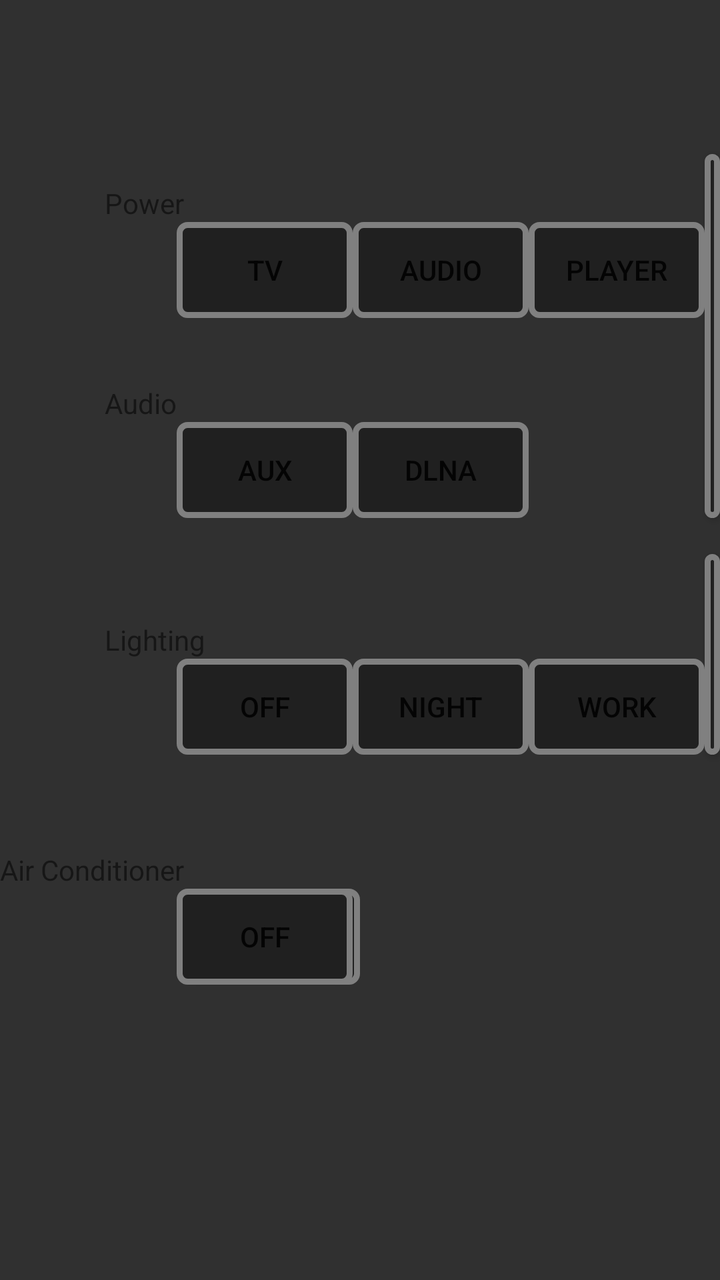
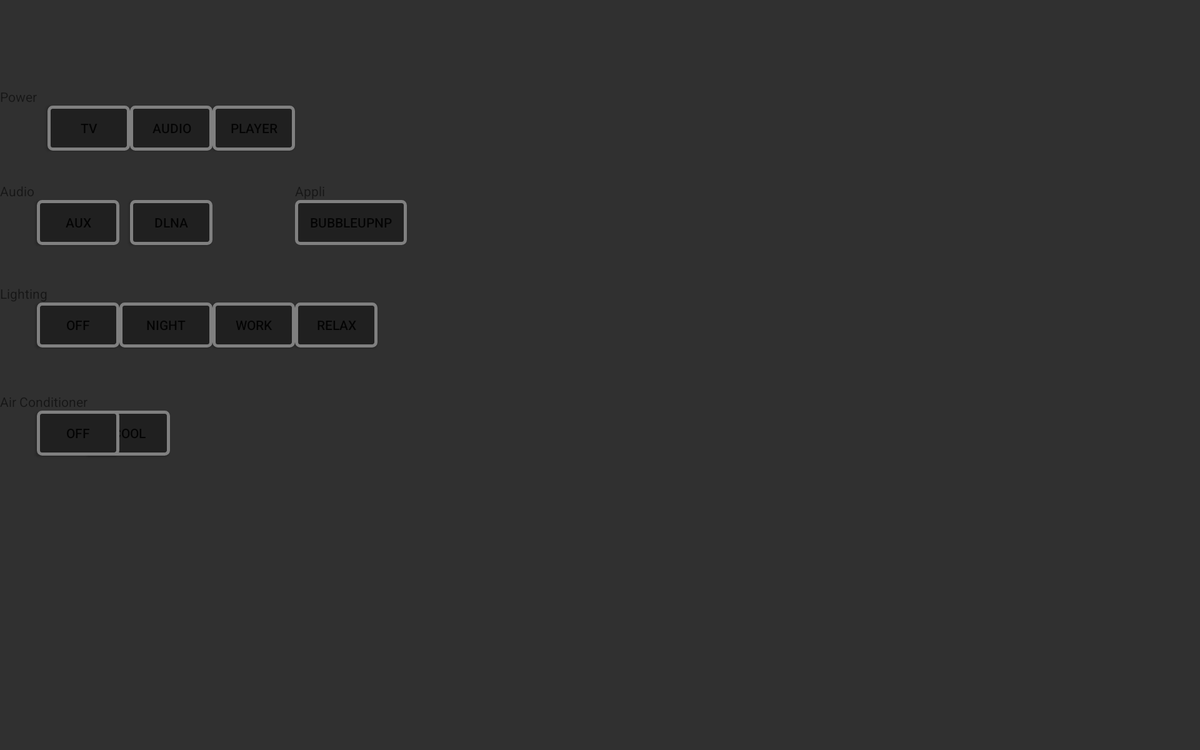

Compare how this app lays out the same screen by default and in its alternative resource folder. The renders come first, then the two layout files and the values they reference.
<!-- AndroidManifest.xml: application theme AppTheme -->
<!-- res/layout/fragment_text.xml -->
<RelativeLayout xmlns:android="http://schemas.android.com/apk/res/android"
    xmlns:tools="http://schemas.android.com/tools" android:layout_width="match_parent"
    android:layout_height="match_parent"
    android:background="@color/background_material_dark">

    <Button
        android:layout_width="wrap_content"
        android:layout_height="wrap_content"
        android:text="Audio"
        android:id="@+id/Button_Ceol_Power"
        android:layout_alignBottom="@+id/ButtonSharpBDKey1"
        android:layout_toRightOf="@+id/ButtonSharpBDKey1"
        android:layout_toEndOf="@+id/ButtonSharpBDKey1"
        android:elegantTextHeight="false"
        android:background="@drawable/button_usual" />

    <Button
        android:layout_width="wrap_content"
        android:layout_height="wrap_content"
        android:text="Player"
        android:id="@+id/Button_LS700_Power"
        android:layout_alignBottom="@+id/Button_Ceol_Power"
        android:layout_toRightOf="@+id/Button_Ceol_Power"
        android:layout_toEndOf="@+id/Button_Ceol_Power"
        android:background="@drawable/button_usual" />

    <Button
        android:layout_width="wrap_content"
        android:layout_height="wrap_content"
        android:text="DLNA"
        android:id="@+id/Button_Ceol_DLNA"
        android:layout_alignBottom="@+id/Button_Ceol_AUX"
        android:layout_toRightOf="@+id/Button_Ceol_AUX"
        android:layout_toLeftOf="@+id/Button_LS700_Power"
        android:layout_toStartOf="@+id/Button_LS700_Power"
        android:background="@drawable/button_usual" />

    <Button
        android:layout_width="wrap_content"
        android:layout_height="wrap_content"
        android:text="Night"
        android:id="@+id/Button_SHLight_Night"
        android:layout_alignBottom="@+id/Button_SHLight_Off"
        android:layout_toRightOf="@+id/Button_SHLight_Off"
        android:layout_alignRight="@+id/Button_Ceol_DLNA"
        android:layout_alignEnd="@+id/Button_Ceol_DLNA"
        android:background="@drawable/button_usual" />

    <Button
        android:layout_width="wrap_content"
        android:layout_height="wrap_content"
        android:text="Work"
        android:id="@+id/Button_SHLight_Work"
        android:layout_alignBottom="@+id/Button_SHLight_Night"
        android:layout_toRightOf="@+id/Button_SHLight_Night"
        android:layout_alignRight="@+id/Button_LS700_Power"
        android:layout_alignEnd="@+id/Button_LS700_Power"
        android:background="@drawable/button_usual" />

    <Button
        android:layout_width="wrap_content"
        android:layout_height="wrap_content"
        android:text="Relax"
        android:id="@+id/Button_SHLight_Relax"
        android:layout_alignBottom="@+id/Button_SHLight_Work"
        android:layout_toRightOf="@+id/Button_SHLight_Work"
        android:layout_toEndOf="@+id/Button_SHLight_Work"
        android:background="@drawable/button_usual" />

    <TextView
        android:layout_width="wrap_content"
        android:layout_height="wrap_content"
        android:text="Air Conditioner"
        android:id="@+id/textView4"
        android:layout_below="@+id/Button_SHLight_Off"
        android:layout_alignParentLeft="true"
        android:layout_alignParentStart="true"
        android:layout_marginTop="48dp" />

    <Button
        android:layout_width="wrap_content"
        android:layout_height="wrap_content"
        android:text="Cool"
        android:id="@+id/Button_PanaAir_Cool"
        android:layout_alignBottom="@+id/Button_PanaAir_Off"
        android:layout_toRightOf="@+id/textView4"
        android:layout_toEndOf="@+id/textView4"
        android:background="@drawable/button_usual" />

    <TextView
        android:layout_width="wrap_content"
        android:layout_height="wrap_content"
        android:text="Appli"
        android:id="@+id/textView5"
        android:layout_alignBottom="@+id/textView2"
        android:layout_toRightOf="@+id/Button_LS700_Power"
        android:layout_toEndOf="@+id/Button_LS700_Power" />

    <Button
        android:layout_width="wrap_content"
        android:layout_height="wrap_content"
        android:text="BubbleUPNP"
        android:id="@+id/Button_BUPNP"
        android:layout_alignBottom="@+id/Button_Ceol_DLNA"
        android:layout_alignLeft="@+id/textView5"
        android:layout_alignStart="@+id/textView5"
        android:background="@drawable/button_usual" />

    <Button
            android:layout_width="wrap_content"
            android:layout_height="wrap_content"
            android:text="TV"
            android:id="@+id/ButtonSharpBDKey1"
            android:layout_gravity="center_horizontal|top"
        android:background="@drawable/button_usual"
        android:layout_below="@+id/textView"
        android:layout_toEndOf="@+id/textView2" />

    <Button
        android:layout_width="wrap_content"
        android:layout_height="wrap_content"
        android:text="AUX"
        android:id="@+id/Button_Ceol_AUX"
        android:background="@drawable/button_usual"
        android:layout_below="@+id/textView2"
        android:layout_toEndOf="@+id/textView2" />

    <Button
        android:layout_width="wrap_content"
        android:layout_height="wrap_content"
        android:text="Off"
        android:id="@+id/Button_SHLight_Off"
        android:background="@drawable/button_usual"
        android:layout_below="@+id/textView3"
        android:layout_alignStart="@+id/Button_Ceol_AUX" />

    <Button
        android:layout_width="wrap_content"
        android:layout_height="wrap_content"
        android:text="Off"
        android:id="@+id/Button_PanaAir_Off"
        android:background="@drawable/button_usual"
        android:layout_below="@+id/textView4"
        android:layout_alignStart="@+id/Button_SHLight_Off" />

    <TextView
        android:layout_width="wrap_content"
        android:layout_height="wrap_content"
        android:text="Power"
        android:id="@+id/textView"
        android:focusable="false"
        android:layout_marginTop="92dp"
        android:layout_alignParentTop="true"
        android:layout_alignEnd="@+id/textView4" />

    <TextView
        android:layout_width="wrap_content"
        android:layout_height="wrap_content"
        android:text="Lighting"
        android:id="@+id/textView3"
        android:layout_centerVertical="true"
        android:layout_alignStart="@+id/textView" />

    <TextView
        android:layout_width="wrap_content"
        android:layout_height="wrap_content"
        android:text="Audio"
        android:id="@+id/textView2"
        android:layout_marginTop="33dp"
        android:layout_below="@+id/ButtonSharpBDKey1"
        android:layout_alignStart="@+id/textView" />

</RelativeLayout>
<!-- resources referenced by this layout -->
<resources>
  <!-- drawable button_usual (drawable) -->
  <?xml version="1.0" encoding="utf-8"?>
  <selector xmlns:android="http://schemas.android.com/apk/res/android">
      
      <item android:state_pressed="false">
          
          <shape android:shape="rectangle">
              
              <solid android:color="#ff202020"/>
              
              <stroke android:width="3dp" android:color="#ff808080"/>
              
              <corners android:radius="4dp"/>
              
              <padding android:top="8dp" android:left="16dp" android:bottom="8dp" android:right="16dp"/>
          </shape>
      </item>
      
      <item android:state_pressed="true">
          <shape android:shape="rectangle">
              <solid android:color="#ff007799"/>
              <corners android:radius="4dp"/>
              <padding android:top="8dp" android:left="16dp" android:bottom="8dp" android:right="16dp"/>
          </shape>
      </item>
  </selector>
  <style name="AppTheme" parent="Theme.AppCompat.Light.NoActionBar">
          
      <item name="colorPrimaryDark">@color/statusBarColor</item>
      <item name="colorPrimary">@color/toolBarColor</item>
      <item name="android:windowTranslucentStatus">true</item>
      </style>
  <color name="statusBarColor">#4169E1</color>
  <color name="toolBarColor">#4682B4</color>
</resources>
<!-- res/layout-xlarge/fragment_text.xml (the repository's variant of the layout above) -->
<!-- drawn on a large tablet held sideways -->
<RelativeLayout xmlns:android="http://schemas.android.com/apk/res/android"
    xmlns:tools="http://schemas.android.com/tools" android:layout_width="match_parent"
    android:layout_height="match_parent"
    android:background="@color/background_material_dark">

    <TextView
        android:layout_width="wrap_content"
        android:layout_height="wrap_content"
        android:text="Power"
        android:id="@+id/textView"
        android:focusable="false"
        android:layout_marginTop="93dp"
        android:layout_alignParentTop="true"
        android:layout_alignParentStart="true" />

    <Button
        android:layout_width="wrap_content"
        android:layout_height="wrap_content"
        android:text="Audio"
        android:id="@+id/Button_Ceol_Power"
        android:layout_alignBottom="@+id/ButtonSharpBDKey1"
        android:layout_toRightOf="@+id/ButtonSharpBDKey1"
        android:layout_toEndOf="@+id/ButtonSharpBDKey1"
        android:elegantTextHeight="false"
        android:background="@drawable/button_usual" />

    <Button
        android:layout_width="wrap_content"
        android:layout_height="wrap_content"
        android:text="Player"
        android:id="@+id/Button_LS700_Power"
        android:layout_alignBottom="@+id/Button_Ceol_Power"
        android:layout_toRightOf="@+id/Button_Ceol_Power"
        android:layout_toEndOf="@+id/Button_Ceol_Power"
        android:background="@drawable/button_usual" />

    <TextView
        android:layout_width="wrap_content"
        android:layout_height="wrap_content"
        android:text="Audio"
        android:id="@+id/textView2"
        android:layout_below="@+id/ButtonSharpBDKey1"
        android:layout_alignParentLeft="true"
        android:layout_alignParentStart="true"
        android:layout_marginTop="33dp" />

    <Button
        android:layout_width="wrap_content"
        android:layout_height="wrap_content"
        android:text="DLNA"
        android:id="@+id/Button_Ceol_DLNA"
        android:layout_alignBottom="@+id/Button_Ceol_AUX"
        android:layout_toRightOf="@+id/Button_Ceol_AUX"
        android:layout_toLeftOf="@+id/Button_LS700_Power"
        android:layout_toStartOf="@+id/Button_LS700_Power"
        android:background="@drawable/button_usual" />

    <TextView
        android:layout_width="wrap_content"
        android:layout_height="wrap_content"
        android:text="Lighting"
        android:id="@+id/textView3"
        android:layout_below="@+id/Button_Ceol_AUX"
        android:layout_alignParentLeft="true"
        android:layout_alignParentStart="true"
        android:layout_marginTop="42dp" />

    <Button
        android:layout_width="wrap_content"
        android:layout_height="wrap_content"
        android:text="Night"
        android:id="@+id/Button_SHLight_Night"
        android:layout_alignBottom="@+id/Button_SHLight_Off"
        android:layout_toRightOf="@+id/Button_SHLight_Off"
        android:layout_alignRight="@+id/Button_Ceol_DLNA"
        android:layout_alignEnd="@+id/Button_Ceol_DLNA"
        android:background="@drawable/button_usual" />

    <Button
        android:layout_width="wrap_content"
        android:layout_height="wrap_content"
        android:text="Work"
        android:id="@+id/Button_SHLight_Work"
        android:layout_alignBottom="@+id/Button_SHLight_Night"
        android:layout_toRightOf="@+id/Button_SHLight_Night"
        android:layout_alignRight="@+id/Button_LS700_Power"
        android:layout_alignEnd="@+id/Button_LS700_Power"
        android:background="@drawable/button_usual" />

    <Button
        android:layout_width="wrap_content"
        android:layout_height="wrap_content"
        android:text="Relax"
        android:id="@+id/Button_SHLight_Relax"
        android:layout_alignBottom="@+id/Button_SHLight_Work"
        android:layout_toRightOf="@+id/Button_SHLight_Work"
        android:layout_toEndOf="@+id/Button_SHLight_Work"
        android:background="@drawable/button_usual" />

    <TextView
        android:layout_width="wrap_content"
        android:layout_height="wrap_content"
        android:text="Air Conditioner"
        android:id="@+id/textView4"
        android:layout_below="@+id/Button_SHLight_Off"
        android:layout_alignParentLeft="true"
        android:layout_alignParentStart="true"
        android:layout_marginTop="48dp" />

    <Button
        android:layout_width="wrap_content"
        android:layout_height="wrap_content"
        android:text="Cool"
        android:id="@+id/Button_PanaAir_Cool"
        android:layout_alignBottom="@+id/Button_PanaAir_Off"
        android:layout_toRightOf="@+id/textView4"
        android:layout_toEndOf="@+id/textView4"
        android:background="@drawable/button_usual" />

    <TextView
        android:layout_width="wrap_content"
        android:layout_height="wrap_content"
        android:text="Appli"
        android:id="@+id/textView5"
        android:layout_alignBottom="@+id/textView2"
        android:layout_toRightOf="@+id/Button_LS700_Power"
        android:layout_toEndOf="@+id/Button_LS700_Power" />

    <Button
        android:layout_width="wrap_content"
        android:layout_height="wrap_content"
        android:text="BubbleUPNP"
        android:id="@+id/Button_BUPNP"
        android:layout_alignBottom="@+id/Button_Ceol_DLNA"
        android:layout_alignLeft="@+id/textView5"
        android:layout_alignStart="@+id/textView5"
        android:background="@drawable/button_usual" />

    <Button
            android:layout_width="wrap_content"
            android:layout_height="wrap_content"
            android:text="TV"
            android:id="@+id/ButtonSharpBDKey1"
            android:layout_gravity="center_horizontal|top"
        android:background="@drawable/button_usual"
        android:layout_below="@+id/textView"
        android:layout_toEndOf="@+id/textView3" />

    <Button
        android:layout_width="wrap_content"
        android:layout_height="wrap_content"
        android:text="AUX"
        android:id="@+id/Button_Ceol_AUX"
        android:background="@drawable/button_usual"
        android:layout_below="@+id/textView2"
        android:layout_toEndOf="@+id/textView" />

    <Button
        android:layout_width="wrap_content"
        android:layout_height="wrap_content"
        android:text="Off"
        android:id="@+id/Button_SHLight_Off"
        android:background="@drawable/button_usual"
        android:layout_below="@+id/textView3"
        android:layout_alignStart="@+id/Button_Ceol_AUX" />

    <Button
        android:layout_width="wrap_content"
        android:layout_height="wrap_content"
        android:text="Off"
        android:id="@+id/Button_PanaAir_Off"
        android:background="@drawable/button_usual"
        android:layout_below="@+id/textView4"
        android:layout_alignStart="@+id/Button_SHLight_Off" />

</RelativeLayout>
